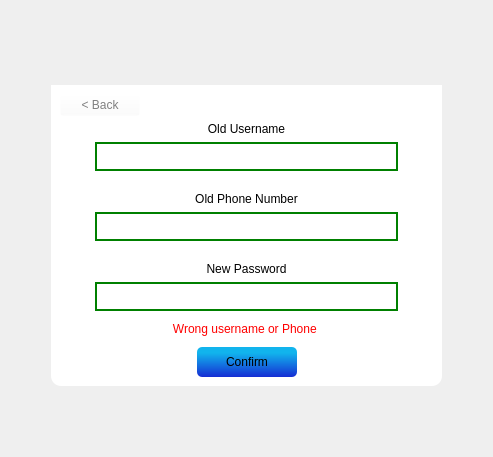
      <widget class="QWidget" name="ResetAccount_Page">
       <layout class="QGridLayout" name="gridLayout_13">
        <item row="0" column="1">
         <spacer name="verticalSpacer_16">
          <property name="orientation">
           <enum>Qt::Orientation::Vertical</enum>
          </property>
          <property name="sizeType">
           <enum>QSizePolicy::Policy::MinimumExpanding</enum>
          </property>
          <property name="sizeHint" stdset="0">
           <size>
            <width>20</width>
            <height>20</height>
           </size>
          </property>
         </spacer>
        </item>
        <item row="1" column="1" rowspan="2">
         <layout class="QGridLayout" name="gridLayout_12">
          <item row="0" column="1">
           <spacer name="verticalSpacer_10">
            <property name="orientation">
             <enum>Qt::Orientation::Vertical</enum>
            </property>
            <property name="sizeHint" stdset="0">
             <size>
              <width>20</width>
              <height>40</height>
             </size>
            </property>
           </spacer>
          </item>
          <item row="1" column="0">
           <spacer name="horizontalSpacer_29">
            <property name="orientation">
             <enum>Qt::Orientation::Horizontal</enum>
            </property>
            <property name="sizeHint" stdset="0">
             <size>
              <width>40</width>
              <height>20</height>
             </size>
            </property>
           </spacer>
          </item>
          <item row="1" column="1">
           <layout class="QVBoxLayout" name="verticalLayout_6">
            <property name="spacing">
             <number>0</number>
            </property>
            <item>
             <widget class="QLabel" name="label_3">
              <property name="text">
               <string/>
              </property>
              <property name="pixmap">
               <pixmap resource="images.qrc">:/Logic/Graphics/Ready/Login Graphic.png</pixmap>
              </property>
              <property name="scaledContents">
               <bool>true</bool>
              </property>
             </widget>
            </item>
            <item>
             <widget class="QGroupBox" name="groupBox_2">
              <property name="styleSheet">
               <string notr="true">QGroupBox
{
	color: white;
	Background-color: White;
	border-bottom-left-radius: 10px;
	border-bottom-right-radius: 10px;
	height: 50px;
}

QLabel
{
	font: 300 12pt &quot;Montserrat&quot;;
	color: Black;
}

QLineEdit
{
	color: black;
	font: 15pt &quot;Montserrat&quot;;
	border: 2px solid green;
	Background-color: white;
	font-size: 14px;
	selection-background-color: lightgray;
	height: 25px;
}

QLineEdit:focus
{
    border: 2px solid blue;
    background-color: #f0f8ff; /* Light blue */
}
</string>
              </property>
              <property name="title">
               <string/>
              </property>
              <layout class="QVBoxLayout" name="verticalLayout_4">
               <property name="leftMargin">
                <number>9</number>
               </property>
               <property name="topMargin">
                <number>9</number>
               </property>
               <property name="rightMargin">
                <number>9</number>
               </property>
               <property name="bottomMargin">
                <number>9</number>
               </property>
               <item>
                <layout class="QGridLayout" name="gridLayout_11">
                 <item row="0" column="0">
                  <widget class="QPushButton" name="BackLogin_button_2">
                   <property name="styleSheet">
                    <string notr="true">QPushButton#BackLogin_button_2
{
	font: 300 13pt &quot;Montserrat&quot;;
	color: grey;
	background-color: rgba(255, 255, 255, 0);
}

QPushButton#BackLogin_button_2:hover
{
	font: 300 13pt &quot;Montserrat&quot;;
	color: rgb(90, 90, 90);
	Background: rgba(0, 0, 0, 0);
}

QPushButton#BackLogin_button_2:pressed
{
	font: 300 13pt &quot;Montserrat&quot;;
	color: rgb(36, 36, 36);
	Background: rgba(0, 0, 0, 0);
}</string>
                   </property>
                   <property name="text">
                    <string>&lt; Back</string>
                   </property>
                   <property name="iconSize">
                    <size>
                     <width>12</width>
                     <height>9</height>
                    </size>
                   </property>
                  </widget>
                 </item>
                 <item row="0" column="1">
                  <spacer name="horizontalSpacer_26">
                   <property name="orientation">
                    <enum>Qt::Orientation::Horizontal</enum>
                   </property>
                   <property name="sizeHint" stdset="0">
                    <size>
                     <width>40</width>
                     <height>20</height>
                    </size>
                   </property>
                  </spacer>
                 </item>
                </layout>
               </item>
               <item>
                <layout class="QVBoxLayout" name="Username_ResetLayout">
                 <item>
                  <widget class="QLabel" name="OldUsername_Label">
                   <property name="text">
                    <string>Old Username</string>
                   </property>
                   <property name="alignment">
                    <set>Qt::AlignmentFlag::AlignCenter</set>
                   </property>
                  </widget>
                 </item>
                 <item>
                  <layout class="QHBoxLayout" name="horizontalLayout">
                   <item>
                    <spacer name="horizontalSpacer_20">
                     <property name="orientation">
                      <enum>Qt::Orientation::Horizontal</enum>
                     </property>
                     <property name="sizeType">
                      <enum>QSizePolicy::Policy::Minimum</enum>
                     </property>
                     <property name="sizeHint" stdset="0">
                      <size>
                       <width>35</width>
                       <height>20</height>
                      </size>
                     </property>
                    </spacer>
                   </item>
                   <item>
                    <widget class="QLineEdit" name="username_reset"/>
                   </item>
                   <item>
                    <spacer name="horizontalSpacer_21">
                     <property name="orientation">
                      <enum>Qt::Orientation::Horizontal</enum>
                     </property>
                     <property name="sizeType">
                      <enum>QSizePolicy::Policy::Minimum</enum>
                     </property>
                     <property name="sizeHint" stdset="0">
                      <size>
                       <width>35</width>
                       <height>20</height>
                      </size>
                     </property>
                    </spacer>
                   </item>
                  </layout>
                 </item>
                </layout>
               </item>
               <item>
                <layout class="QVBoxLayout" name="PhoneNumber_ResetLayout">
                 <item>
                  <spacer name="verticalSpacer_5">
                   <property name="orientation">
                    <enum>Qt::Orientation::Vertical</enum>
                   </property>
                   <property name="sizeType">
                    <enum>QSizePolicy::Policy::Minimum</enum>
                   </property>
                   <property name="sizeHint" stdset="0">
                    <size>
                     <width>20</width>
                     <height>15</height>
                    </size>
                   </property>
                  </spacer>
                 </item>
                 <item>
                  <widget class="QLabel" name="OldPhone_Label">
                   <property name="text">
                    <string>Old Phone Number</string>
                   </property>
                   <property name="alignment">
                    <set>Qt::AlignmentFlag::AlignCenter</set>
                   </property>
                  </widget>
                 </item>
                 <item>
                  <layout class="QHBoxLayout" name="horizontalLayout_2">
                   <item>
                    <spacer name="horizontalSpacer_23">
                     <property name="orientation">
                      <enum>Qt::Orientation::Horizontal</enum>
                     </property>
                     <property name="sizeType">
                      <enum>QSizePolicy::Policy::Minimum</enum>
                     </property>
                     <property name="sizeHint" stdset="0">
                      <size>
                       <width>35</width>
                       <height>20</height>
                      </size>
                     </property>
                    </spacer>
                   </item>
                   <item>
                    <widget class="QLineEdit" name="Phone_reset"/>
                   </item>
                   <item>
                    <spacer name="horizontalSpacer_22">
                     <property name="orientation">
                      <enum>Qt::Orientation::Horizontal</enum>
                     </property>
                     <property name="sizeType">
                      <enum>QSizePolicy::Policy::Minimum</enum>
                     </property>
                     <property name="sizeHint" stdset="0">
                      <size>
                       <width>35</width>
                       <height>20</height>
                      </size>
                     </property>
                    </spacer>
                   </item>
                  </layout>
                 </item>
                </layout>
               </item>
               <item>
                <layout class="QVBoxLayout" name="NewPassword_ResetLayout">
                 <item>
                  <spacer name="verticalSpacer_3">
                   <property name="orientation">
                    <enum>Qt::Orientation::Vertical</enum>
                   </property>
                   <property name="sizeType">
                    <enum>QSizePolicy::Policy::Minimum</enum>
                   </property>
                   <property name="sizeHint" stdset="0">
                    <size>
                     <width>20</width>
                     <height>15</height>
                    </size>
                   </property>
                  </spacer>
                 </item>
                 <item>
                  <widget class="QLabel" name="NewPass_Label">
                   <property name="text">
                    <string>New Password</string>
                   </property>
                   <property name="alignment">
                    <set>Qt::AlignmentFlag::AlignCenter</set>
                   </property>
                  </widget>
                 </item>
                 <item>
                  <layout class="QHBoxLayout" name="NewPassword_Container">
                   <item>
                    <spacer name="horizontalSpacer_24">
                     <property name="orientation">
                      <enum>Qt::Orientation::Horizontal</enum>
                     </property>
                     <property name="sizeType">
                      <enum>QSizePolicy::Policy::Minimum</enum>
                     </property>
                     <property name="sizeHint" stdset="0">
                      <size>
                       <width>35</width>
                       <height>20</height>
                      </size>
                     </property>
                    </spacer>
                   </item>
                   <item>
                    <widget class="QLineEdit" name="pass_reset">
                     <property name="echoMode">
                      <enum>QLineEdit::EchoMode::Password</enum>
                     </property>
                    </widget>
                   </item>
                   <item>
                    <spacer name="horizontalSpacer_25">
                     <property name="orientation">
                      <enum>Qt::Orientation::Horizontal</enum>
                     </property>
                     <property name="sizeType">
                      <enum>QSizePolicy::Policy::Minimum</enum>
                     </property>
                     <property name="sizeHint" stdset="0">
                      <size>
                       <width>35</width>
                       <height>20</height>
                      </size>
                     </property>
                    </spacer>
                   </item>
                  </layout>
                 </item>
                </layout>
               </item>
               <item>
                <spacer name="verticalSpacer_11">
                 <property name="orientation">
                  <enum>Qt::Orientation::Vertical</enum>
                 </property>
                 <property name="sizeType">
                  <enum>QSizePolicy::Policy::Minimum</enum>
                 </property>
                 <property name="sizeHint" stdset="0">
                  <size>
                   <width>20</width>
                   <height>5</height>
                  </size>
                 </property>
                </spacer>
               </item>
               <item>
                <widget class="QLabel" name="WarningReset_Label">
                 <property name="styleSheet">
                  <string notr="true">color: rgb(255, 0, 0);
font: 9pt &quot;Segoe UI&quot;;</string>
                 </property>
                 <property name="text">
                  <string>Wrong username or Phone </string>
                 </property>
                 <property name="alignment">
                  <set>Qt::AlignmentFlag::AlignCenter</set>
                 </property>
                </widget>
               </item>
               <item>
                <spacer name="verticalSpacer_12">
                 <property name="orientation">
                  <enum>Qt::Orientation::Vertical</enum>
                 </property>
                 <property name="sizeType">
                  <enum>QSizePolicy::Policy::Minimum</enum>
                 </property>
                 <property name="sizeHint" stdset="0">
                  <size>
                   <width>20</width>
                   <height>5</height>
                  </size>
                 </property>
                </spacer>
               </item>
               <item>
                <layout class="QHBoxLayout" name="horizontalLayout_3">
                 <item>
                  <spacer name="horizontalSpacer_27">
                   <property name="orientation">
                    <enum>Qt::Orientation::Horizontal</enum>
                   </property>
                   <property name="sizeHint" stdset="0">
                    <size>
                     <width>137</width>
                     <height>20</height>
                    </size>
                   </property>
                  </spacer>
                 </item>
                 <item>
                  <widget class="QPushButton" name="Confirm_reset">
                   <property name="styleSheet">
                    <string notr="true">QPushButton
{
	font: 300 15pt &quot;Montserrat&quot;;
	Background: qlineargradient(spread:pad, x1:0.5, y1:1, x2:0.5, y2:0.2, stop:0 rgba(22, 45, 211, 255), stop:1 rgba(17, 180, 237, 255));
	Border-radius: 5px;
	height: 30px;
	width: 100px;
}

QPushButton:hover
{
	font: 300 15pt &quot;Montserrat&quot;;
	Background: qlineargradient(spread:pad, x1:0.5, y1:1, x2:0.5, y2:0.2, stop:0 rgba(22, 45, 150, 255), stop:1 rgba(17, 180, 237, 255));
	Border-radius: 5px;
	height: 30px;
	width: 100px;
}

QPushButton:pressed
{
	font: 300 15pt &quot;Montserrat&quot;;
	Background: qlineargradient(spread:pad, x1:0.5, y1:1, x2:0.5, y2:0.2, stop:0 rgba(22, 45, 150, 255), stop:1 rgba(17, 180, 150, 255));
	Border-radius: 5px;
	height: 30px;
	width: 100px;
}</string>
                   </property>
                   <property name="text">
                    <string>Confirm</string>
                   </property>
                  </widget>
                 </item>
                 <item>
                  <spacer name="horizontalSpacer_28">
                   <property name="orientation">
                    <enum>Qt::Orientation::Horizontal</enum>
                   </property>
                   <property name="sizeHint" stdset="0">
                    <size>
                     <width>136</width>
                     <height>20</height>
                    </size>
                   </property>
                  </spacer>
                 </item>
                </layout>
               </item>
              </layout>
             </widget>
            </item>
           </layout>
          </item>
          <item row="1" column="2">
           <spacer name="horizontalSpacer_30">
            <property name="orientation">
             <enum>Qt::Orientation::Horizontal</enum>
            </property>
            <property name="sizeHint" stdset="0">
             <size>
              <width>40</width>
              <height>20</height>
             </size>
            </property>
           </spacer>
          </item>
          <item row="2" column="1">
           <spacer name="verticalSpacer_15">
            <property name="orientation">
             <enum>Qt::Orientation::Vertical</enum>
            </property>
            <property name="sizeHint" stdset="0">
             <size>
              <width>20</width>
              <height>40</height>
             </size>
            </property>
           </spacer>
          </item>
         </layout>
        </item>
        <item row="3" column="1">
         <spacer name="verticalSpacer_17">
          <property name="orientation">
           <enum>Qt::Orientation::Vertical</enum>
          </property>
          <property name="sizeType">
           <enum>QSizePolicy::Policy::MinimumExpanding</enum>
          </property>
          <property name="sizeHint" stdset="0">
           <size>
            <width>20</width>
            <height>20</height>
           </size>
          </property>
         </spacer>
        </item>
       </layout>
      </widget>
